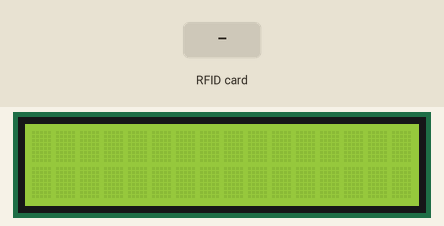
Bench run of a sketch on a simulated Arduino Nano, built with avr-gcc and run on an emulated ATmega328P. Parts: 16×2 character LCD. The test bench sets the inputs (shaded band). What the sketch prints to the serial monitor is not drawn.

Above: at 1.3 s.
1.4 s: RFID card 5E 7A 19 C4 held to the reader
At 2.3 s:
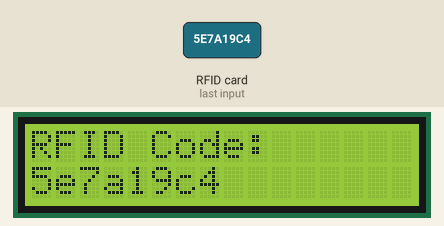
At 7.4 s:
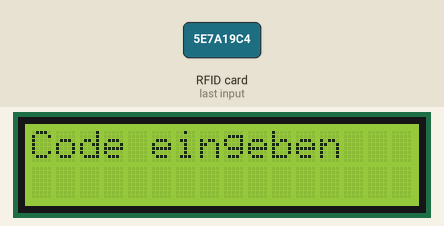
Timing chart, 0 to 8.9 s (numbered marks = the images above; inputs shaded):
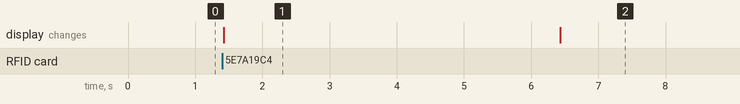

The sketch:

Projekt_Programm_RFID.ino
```cpp
#include <SPI.h>
#include <MFRC522.h>
#include <LiquidCrystal.h>
#include <Keypad.h>
#include <SoftwareSerial.h>

#define RST_PIN   9     // Configurable, see typical pin layout above
#define SS_PIN    10    // Configurable, see typical pin layout above

// Pins für Dioden

int redPin = 13;
int greenPin = 12;

SoftwareSerial mySerial(14,15);

// Pin für Summer

int SummerPin = 11;

// Versuche der Eingabe über das Pinfeld für die Sperrung

int currentTrys = 0;
int AllWrongs = 0;

// Sperrzeit in Millisekunden
int unsigned long lockTime = 3000;
int unsigned long LockEndTime = 0;

// LCD Initialisierung
LiquidCrystal lcd(3, 4, 5, 6, 7, 8);
MFRC522 mfrc522(SS_PIN, RST_PIN);   // Create MFRC522 instance

MFRC522::MIFARE_Key key;

const byte ROWS = 4; // Vier Reihen
const byte COLS = 4; // Vier Zeilen

char hexaKeys[ROWS][COLS] = {
  {'1', '2', '3', 'A'},
  {'4', '5', '6', 'B'},
  {'7', '8', '9', 'C'},
  {'*', '0', '#', 'D'}
};

byte rowPins[ROWS] = {A0, A1, A2, A3}; // Pins für Reihen
byte colPins[COLS] = {A4, A5, A6, A7}; // Pins für Zeilen

Keypad customKeypad = Keypad(makeKeymap(hexaKeys), rowPins, colPins, ROWS, COLS);

void setup() {
  Serial.begin(9600);
  SPI.begin();
  mfrc522.PCD_Init();
  lcd.begin(16, 2);

  // Rote Diode
  pinMode(redPin, OUTPUT);

  // Grüne Diode
  pinMode(greenPin, OUTPUT);

  // Summer konfigurieren
  pinMode(SummerPin, OUTPUT);
  lcd.clear();
  mySerial.begin(9600);
}

// Funktionsdeklarierungen
void correct();
void wrong();
void lockTimeMaths();
void write_RFID();
void readRFID();
String uid = "";

// Variable, ob ein RFID Code gelesen wird
bool isRFIDRead = false;

void readRFID()
{
  unsigned long lastCardTime = millis(); // Variable, um die Zeit des letzten Kartenauftretens zu verfolgen
  const unsigned long CARD_TIMEOUT = 15000; // Timeout-Dauer in Millisekunden (15 Sekunden)

  while((millis() - lastCardTime) < CARD_TIMEOUT) {
    if (mfrc522.PICC_IsNewCardPresent()) {
      if (mfrc522.PICC_ReadCardSerial()) {
        uid = "";
        for (byte i = 0; i < mfrc522.uid.size; i++) {
          uid += String(mfrc522.uid.uidByte[i] < 0x10 ? "0" : "");
          uid += String(mfrc522.uid.uidByte[i], HEX);
        }
        Serial.println("RFID Code: " + uid);
        write_RFID();
        break;
      }
    }
  }

  // halt the PICC (Proximity Integrated Circuit Card)
  mfrc522.PICC_HaltA();
  // stop communication with the PICC
  mfrc522.PCD_StopCrypto1();

  if (uid.length() == 0) {
    Serial.println("Timeout abgelaufen, RFID-Modul freigegeben");
  }
}


void write_RFID() {
  lcd.clear();
  lcd.setCursor(0, 0);
  lcd.print("RFID Code:");
  lcd.setCursor(0, 1);
  lcd.print(uid);
  Serial.println("CHIP RFID CODE: " + uid);
  delay(5000);
  Tastenfeld();
}

void loop() {
  readRFID();
  // Tastenfeld();
  // if (currentTrys == 3) {
  //   wrong();
  // }

}

void Tastenfeld() {
  lcd.clear();
  lcd.setCursor(0, 0);
  lcd.print("Code eingeben");
  if(mySerial.available())
   {
     char c = mySerial.read();
     Serial.print("RX: ");
     Serial.print(c);
     Serial.println(" ");
   }
}

void correct() {
  Serial.println("Der Code wurde besätigt, die grüne Diode wird eingeschaltet");
  digitalWrite(greenPin, HIGH);
  delay(10000);
  digitalWrite(greenPin, LOW);
  acceptFunctions();
}

void wrong() {
  Serial.println("Der Code war falsch, die rote Diode wird eingeschaltet");
  digitalWrite(redPin, HIGH);
  delay(10000);
  digitalWrite(redPin, LOW);
  AllWrongs = AllWrongs + 1;
  lockSystem();
}

void lockTimeMaths() {
  if (currentTrys == 3) {
    lockTime = 30000;
  }

  if (AllWrongs == 1) {
    if (currentTrys == 3) {
      lockTime = 60000;
    }
  }

  if (AllWrongs == 2) {
    if (currentTrys == 3) {
      lockTime = 90000;
    }
  }

  if (AllWrongs == 3) {
    lockTime = 150000;
  }
}

void lockSystem() {
  lcd.clear();
  lcd.setCursor(0, 0);
  lcd.print("Gesperrt für " + lockTime);
  currentTrys = 0;
  Serial.println("Aktuelle Versuche: " + AllWrongs);
}

void acceptFunctions() {
  Serial.println("Funktionsfreigabe, da die Pin bestätigt wurde");
  lcd.clear();
  lcd.setCursor(0, 0);
  lcd.write("Freigegeben");
  digitalWrite(greenPin, HIGH);
  digitalWrite(SummerPin, HIGH);
  delay(25000);
  lcd.clear();
  digitalWrite(greenPin, LOW);
  digitalWrite(SummerPin, LOW);
  delay (10000);
}

void declineFunctions() {
  Serial.println("Der Code war Falsch. Versuch: " + currentTrys);

}
```

Measured:
- after the input at 1.4 s, the display: changes at once (image 1)
- what the display in image 1 shows lasts 5.0 s, from 1.4 s to 6.4 s
